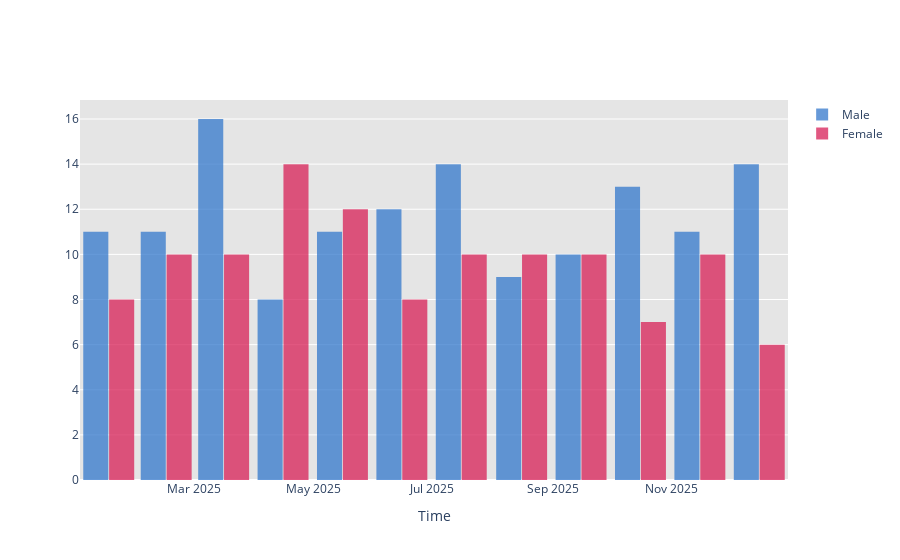

The code cell stored with this chart in its notebook:
### Code cell
fig = go.Figure()

fig.add_trace(go.Histogram(histfunc="count",
    x=df_male['Date'],
    name='Male', # name used in legend and hov
    marker_color='#3378cc',
    opacity=0.75
))

fig.add_trace(go.Histogram(histfunc="count",
    x=df_female['Date'],
    name='Female', # name used in legend and hov
    marker_color='#d82057',
    opacity=0.75
))


fig.update_layout(
#     title_text='Number of Re-admissions', # title of plot
    xaxis_title_text='Time', # xaxis label
    bargap=0.1, # gap between bars of adjacent location coordinates
    bargroupgap=0.03, # gap between bars of the same location coordinates
    plot_bgcolor='#e5e5e5'
)

fig.show()
